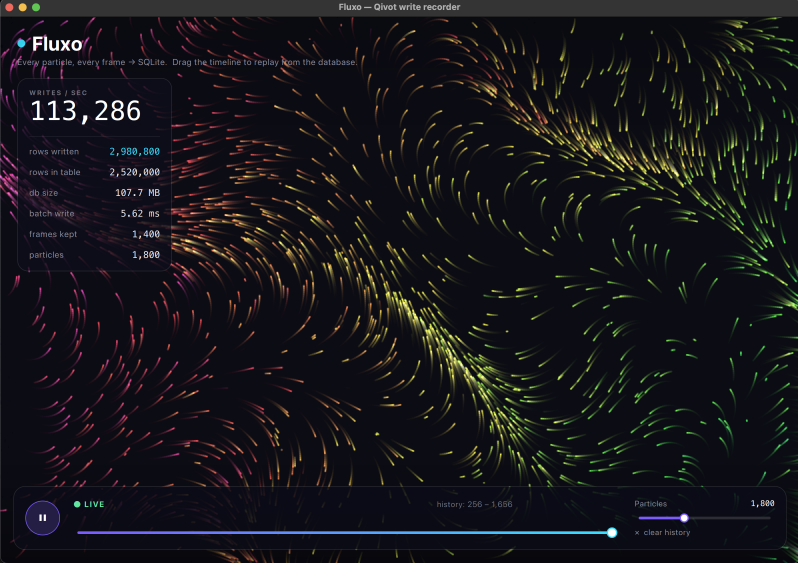
#> input picture examples/fluxo/hero.png, 2394 x 1688 px (shown at 1/3 size); its folder holds only this picture in this run
$ python crop-screenshots.py ../examples/fluxo ../examples/fluxo/hero.png
#> lines starting #> are read from the running program, lines starting #| are printed output that depends on the picture
#!/usr/bin/env python3
# python3 tools/crop-screenshots.py <shots folder> <output folder>   (needs Pillow)
# Crop each screenshot to its content (the page's background below the card goes), and size it for a README.
import sys, os
from PIL import Image
src, dst = sys.argv[1], sys.argv[2]
os.makedirs(dst, exist_ok=True)
for name in sorted(os.listdir(src)):
    im = Image.open(os.path.join(src, name)).convert("RGB")
    w, h = im.size
#> w = 2394; h = 1688
    bg = im.getpixel((10, h - 10))
#> bg = (7, 7, 13)
    px = im.load()
    bottom = h - 1
#> bottom = 1687
    def blank(y):
        return all(sum(abs(a - b) for a, b in zip(px[x, y], bg)) < 12 for x in range(0, w - int(40 * w / 1040), 7))
    while bottom > 0 and blank(bottom):
        bottom -= 1
#> after the loop, bottom = 1687
    im = im.crop((0, 0, w, min(h, bottom + int(48 * w / 1040))))
    im = im.resize((1200, int(im.size[1] * 1200 / w)), Image.LANCZOS)
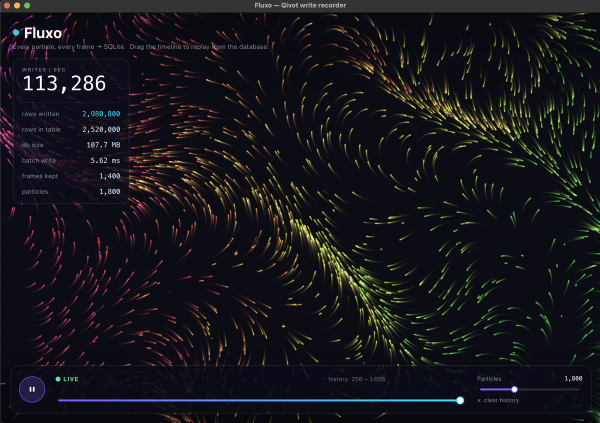
#> im: PIL image 1200x846 RGB (shown at 1/2 size); mean R, G, B 22.3, 21.5, 26.6
    im.save(os.path.join(dst, name), optimize=True)
    print(name, im.size, os.path.getsize(os.path.join(dst, name)) // 1024, "KB")
#| hero.png (1200, 846) 699 KB
